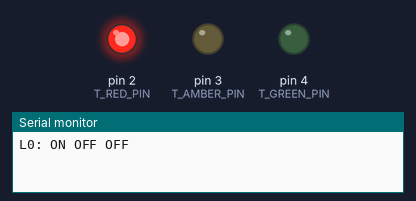
The sketch below on a simulated Arduino Uno, built with avr-gcc and run on an emulated ATmega328P. Shown: output pins drawn as LEDs (lit = HIGH), the last lines printed to the serial monitor.

Above: at 1.0 s.
At 9.0 s:
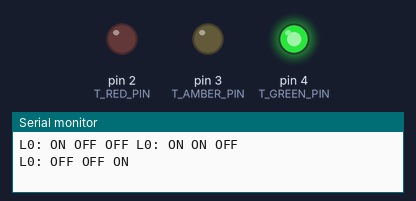
At 15.0 s:
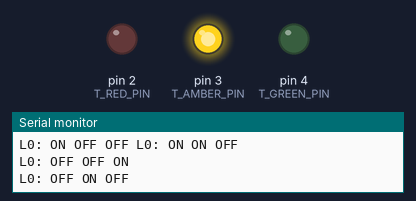
At 19.0 s:
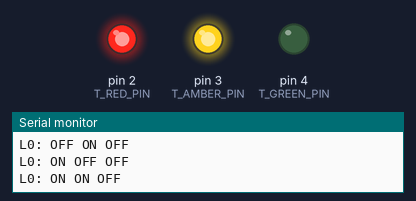
Timing chart, 0 to 20.8 s (numbered marks = the images above):
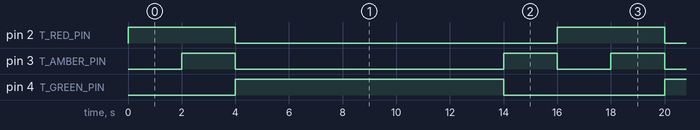

Measured:
- by itself, pin 2 (T_RED_PIN): alternates HIGH for 4.0 s and LOW for 12.0 s
- by itself, pin 3 (T_AMBER_PIN): repeats every 16.0 s: LOW 10.0 s, HIGH 2.0 s, LOW 2.0 s, HIGH 2.0 s
- by itself, pin 4 (T_GREEN_PIN): alternates HIGH for 10.0 s and LOW for 6.0 s

The sketch:

traffic_light.ino
```cpp
//various user-defined settings here

//pins for each of the traffic lights
#define T_RED_PIN 2
#define T_AMBER_PIN 3
#define T_GREEN_PIN 4

//traffic light settings
#define T_TRANSITION_TIME 2000
#define T_GREEN_TIME 10000
#define T_RED_DELAY 2000

//DO NOT EDIT BELOW THIS LINE

//The different states (can also be used as Light 'type')
#define NONE 0
#define RED 1
#define AMBER 2
#define GREEN 4

#define BIT_MASKS {RED, AMBER, GREEN}

#define ON true
#define OFF false

unsigned long now = millis(); //a variable holding the current time

#define NOW now //defining the current time as something ('now' will be updated in the mainloop. This is to try to reduce the number of 'millis' calls in the program)

//Macro functions
#define DELTA_TIME(from) (NOW - from) //a macro to calculate the difference between the current time and another time
#define ON_STR(a) (a ? "ON" : "OFF") //creates a string expression of a boolean value a in terms of "ON" (true) or "OFF" (false)
#define RED_LIGHT(light, p) light.pin = p; light.on = false; light.type = RED; //a macro to define a light as RED
#define AMBER_LIGHT(light, p) light.pin = p; light.on = false; light.type = AMBER; //a macro to define a light as AMBER
#define GREEN_LIGHT(light, p) light.pin = p; light.on = false; light.type = GREEN; //a macro to define a light as GREEN

//a physical light
typedef struct Light {
  byte pin; //the pin of the light
  byte type; //the type of the light (RED, AMBER, GREEN)
  boolean on; //is it on?
} Light;

//create a struct that will hold details about a traffic light
typedef struct TrafficLight {
  Light lights[3]; //an array of three physical lights

  byte state; //the current state of the traffic light

  //these are both used as timers
  unsigned long last_update; //a timestamp of the last transition (or "update")

  long transition_time; //the time between transitions (only for amber - green and green - amber)
  long green_time; //how long to stay green for
  long red_delay; //a delay before the red light switches to amber
} TrafficLight;

//a function that initialises a traffic light
TrafficLight initTrafficLight(int red_pin, int amber_pin, int green_pin, int transition_time, int green_time, int red_delay) {
  //creates a traffic light
  TrafficLight traffic_light;

  //uses some macros to define the type of each light
  RED_LIGHT(traffic_light.lights[0], red_pin);
  AMBER_LIGHT(traffic_light.lights[1], amber_pin);
  GREEN_LIGHT(traffic_light.lights[2], green_pin);

  traffic_light.state = RED; //the initial state of the traffic light
  traffic_light.last_update = 0; //no update has been done yet so 0
  traffic_light.transition_time = transition_time; //the time between transitions (only for amber - green and green - amber)
  traffic_light.green_time = green_time; //how long to stay green for
  traffic_light.red_delay = red_delay; //a delay before the red light switches to amber

  //turn the pins on
  pinMode(red_pin, OUTPUT);
  pinMode(amber_pin, OUTPUT);
  pinMode(green_pin, OUTPUT);

  return traffic_light; //return the traffic light
}

//a function to set turn a Light on or off
void setLight(Light *l, boolean on) {
  digitalWrite(l->pin, on ? HIGH : LOW); //get the pin number from the light, set it to ON or OFF
  l->on = on; //store a record of whether the light is ON or OFF
}

//a function to turn an array of lights ON or OFF, given some flags
void setLights(Light *lArray, size_t len, byte flags) {
  if (flags == NONE) { //if no flags are set, we can just turn all the lights off
    for (int i = 0; i < len; i++) {
      setLight((lArray + i), OFF);
    }
  } else {
    int masks[] = BIT_MASKS; //load the bitmasks already, rather than generating them
    for (int i = 0; i < len; i++) { //loop through all the lights
      Light *light = (lArray + i); //get a reference to a Light

      for (int j = 0; j < 3; j++) { //loop through the bit masks
        byte mask = masks[j]; //get a bitmask at index 'j'
        if (light->type == mask) { //if the mask matches the type of light, we can begin :)
          setLight(light, flags & mask); //turn the light ON or OFF depending on whether the flag is set
        }
      }
    }
  }
}

//a function to print the status of each light in an array. It outputs either ON or OFF.
void printLightsStatus(Light *tLArray, size_t len) {
  for (int i = 0; i < len; i++) {
    Serial.print(ON_STR((tLArray + i)->on));
    Serial.print(" ");
  }
}

//a function to print the status of a traffic light
void printTrafficLight(TrafficLight *tL, int index) {
  Serial.print("L");
  Serial.print(index);
  Serial.print(": ");
  printLightsStatus(tL->lights, 3);
}

//a function to turn a light OFF if it is ON, and vice versa
void flipLight(Light *light) {
  if (light->on)
    setLight(light, OFF);
  else
    setLight(light, ON);
}

//a function that takes an array of lights, the num of lights there are, and a state, and turns the lights ON or OFF corresponding to the state
void updateLights(Light *lights, size_t num_of_lights, byte state) {
  switch (state) {
    case RED: setLights(lights, num_of_lights, RED); break;
    case AMBER | RED: setLights(lights, num_of_lights, RED | AMBER); break; //only for traffic lights
    case AMBER: setLights(lights, num_of_lights, AMBER); break; //only for traffic lights
    case GREEN: setLights(lights, num_of_lights, GREEN); break;
  }
}

//a function to set the next state of a traffic light, using it's current state
void nextTrafficLightState(TrafficLight *tL) {
  byte *state_p = &tL->state;
  switch (*state_p) {
    case RED: *state_p = AMBER | RED; break;
    case AMBER | RED: *state_p = GREEN; break;
    case GREEN: *state_p = AMBER; break;
    case AMBER: *state_p = RED; break;
  }
}

//a function that checks if the traffic light should transition to the next state,
boolean shouldTrafficLightTransition(TrafficLight *tL) {
  long delta_time = DELTA_TIME(tL->last_update); //get the time difference from the last transition
  byte state = tL->state; //the current state of the traffic light

  if (state == RED && delta_time >= tL->red_delay) { //checking if we can transition from RED
    return true;
  }

  if ((state == (AMBER | RED) || state == AMBER) && delta_time >= tL->transition_time) { //checking if we can transition from AMBER or AMBER and RED
    return true;
  }

  if (state == GREEN && delta_time >= tL->green_time) { //checking if we can transition from GREEN
    return true;
  }

  return false; //we can't transition from anything yet
}

//a function to handle the transition of the traffic light
void handleTransition(TrafficLight *tL) {
  nextTrafficLightState(tL); //go to the next traffic light state
  updateLights(tL->lights, 3, tL->state); //turn on/off lights corresponding to traffic light state
  tL->last_update = NOW; //set the last transition time to now

  printTrafficLight(tL, 0); //print information about the traffic light
  Serial.println();
}

TrafficLight traffic_light;

void setup() {
  Serial.begin(9600);

  traffic_light = initTrafficLight(T_RED_PIN, T_AMBER_PIN, T_GREEN_PIN, T_TRANSITION_TIME, T_GREEN_TIME, T_RED_DELAY);
  updateLights(traffic_light.lights, 3, RED); //turn on the LEDS corresponding to state (RED)

  //print the initial state of the traffic light
  printTrafficLight(&traffic_light, 0);
}

void loop() {
  //set 'now' to the current time
  now = millis();

  if (shouldTrafficLightTransition(&traffic_light))
    handleTransition(&traffic_light);
}
```
